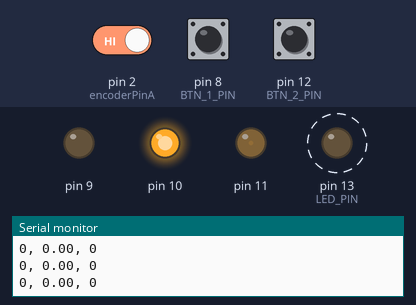
Bench run of a sketch on a simulated Arduino Uno, built with avr-gcc and run on an emulated ATmega328P. On the bench: output pins drawn as LEDs (lit = HIGH), the last lines printed to the serial monitor. Dashed ring = blinking. Inputs (shaded band) come from the test bench; at power-on: pin 8 (BTN_1_PIN) HIGH, pin 12 (BTN_2_PIN) HIGH, pin 2 (encoderPinA) HIGH.

Above: at 1.2 s.
1.3 s: pin 8 (BTN_1_PIN) pulled LOW for 1 s
At 1.96 s:
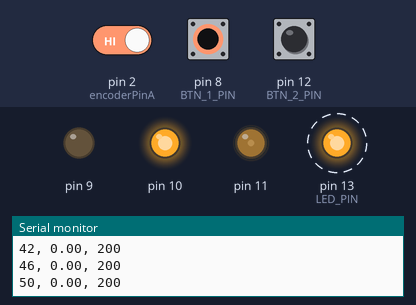
4.6 s: pin 12 (BTN_2_PIN) pulled LOW for 1 s
At 5.59 s:
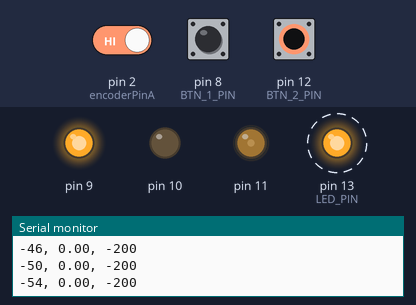
7.7 s: pin 8 (BTN_1_PIN) pulled LOW for 1 s
At 10.64 s:
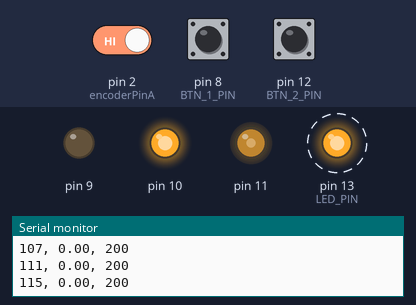
11.8 s: pin 12 (BTN_2_PIN) pulled LOW for 1 s
At 14.68 s:
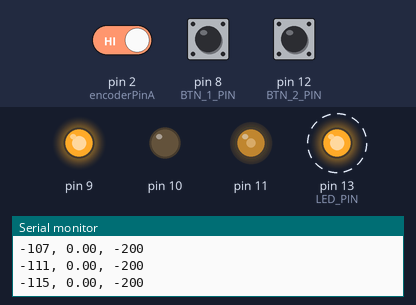
15.9 s: pin 8 (BTN_1_PIN) pulled LOW for 1 s
At 19.93 s:
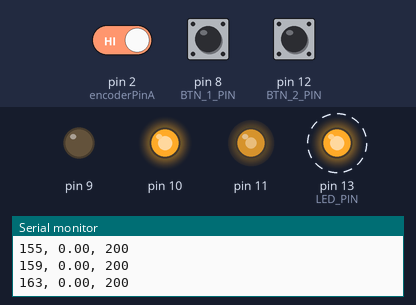
20.0 s: pin 12 (BTN_2_PIN) pulled LOW for 1 s
At 23.96 s:
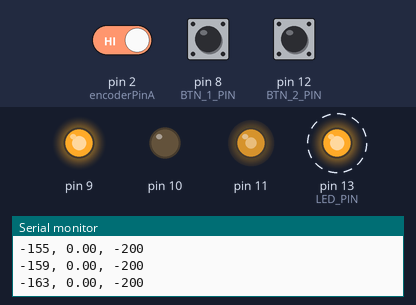
Timing chart, 0 to 26.8 s (numbered marks = the images above; inputs shaded):
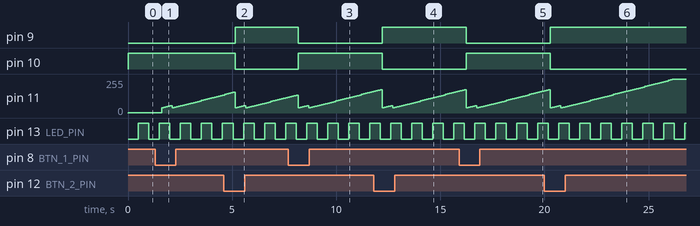

Measured:
- after the input at 1.3 s, pin 11: 1/255 → 38/255 after 0.31 s, → 42/255 0.10 s later, → 46/255 0.10 s later, → 50/255 0.10 s later, … (30 changes in this stretch)
- after the input at 4.6 s, pin 9: LOW → HIGH after 0.54 s; pin 10: HIGH → LOW after 0.54 s
- after the input at 7.7 s, pin 9: HIGH → LOW after 0.47 s; pin 10: LOW → HIGH after 0.47 s
- after the input at 11.8 s, pin 9: LOW → HIGH after 0.41 s; pin 10: HIGH → LOW after 0.41 s
- after the input at 15.9 s, pin 9: HIGH → LOW after 0.35 s; pin 10: LOW → HIGH after 0.35 s
- after the input at 20.0 s, pin 9: LOW → HIGH after 0.28 s; pin 10: HIGH → LOW after 0.28 s
- by itself, pin 13 (LED_PIN): alternates HIGH for 0.50 s and LOW for 0.50 s

The sketch:

code.ino
```cpp
class SimplePID {
private:
  double prevErr = 0.0;
  double integral = 0.0;
public:
  double Kp, Ki, Kd;

  SimplePID(double Kp, double Ki, double Kd) {
  	this->Kp = Kp;
    this->Ki = Ki;
    this->Kd = Kd;
  }

  double feedbackViaErr(double error, double dt) {
    this->integral += error * dt;
    double derivative = (error - prevErr) / dt;
    prevErr = error;

    return Kp * error + Ki * integral + Kd * derivative;
  }

  double feedback(double mesured, double setpoint, double dt) {
  	double error = setpoint - mesured;
    return this->feedbackViaErr(error, dt);
  }

  void reset() {
  	this->prevErr = 0.0;
    this->integral = 0.0;
  }
};

class DcMotor {
private:
  int enableA, enableB, speedPin;
  int rotation = 0;
public:
  DcMotor(int enableA, int enableB, int speedPin) {
  	this->enableA = enableA;
    this->enableB = enableB;
    this->speedPin = speedPin;
    this->rotation = 0;

    pinMode(enableA, OUTPUT);
    pinMode(enableB, OUTPUT);
    pinMode(speedPin, OUTPUT);

    digitalWrite(this->enableA, HIGH);
    digitalWrite(this->enableB, LOW);
  }

  void setSpeedPWD(int pwd) {

    int new_rotation;
    if(pwd > 0) {new_rotation = 1;}
    else if(pwd < 0) {new_rotation = -1;}
    else {new_rotation = 0;}

    if(this->rotation != new_rotation) {
      if(pwd > 0) {
        digitalWrite(this->enableA, HIGH);
        digitalWrite(this->enableB, LOW);
      }
      else if(pwd < 0) {
        digitalWrite(this->enableA, LOW);
        digitalWrite(this->enableB, HIGH);
      }
      else if(pwd == 0) {
        digitalWrite(this->enableA, HIGH);
        digitalWrite(this->enableB, HIGH);
      }

      this->rotation = new_rotation;
    }


    analogWrite(this->speedPin, abs(pwd));
  }
};

class AutoTimer {
private:
  void (*callback)();
  long period;
  long periodBegin;
public:
  AutoTimer(long period, void (*callback)()) {
  	this->period = period;
    this->callback = callback;
    this->periodBegin = 0;
  }

  void begin() {
    this->periodBegin = millis();
  }

  void tryRun() {
    long currentTime = millis();
    long deltaTime = currentTime - this->periodBegin;
    if(deltaTime >= this->period) {
      this->callback();
      this->periodBegin = currentTime;
    }
  }
};

const int BTN_1_PIN = 8;
const int BTN_2_PIN = 12;
const int LED_PIN = 13;

const int encoderPinA = 2;
const int encoderPinB = 4;

volatile long position = 0;
int target = 0;

const int BTN_ROT_SPEED = 200;

DcMotor motor(10, 9, 11);

SimplePID pid(0.17, 0.2, 0.0);


AutoTimer motorTimer(100, pidUpdate);
AutoTimer ledTimer(500, ledUpdate);
AutoTimer btnTimer(500, btnUpdate);


void setup()
{
  pinMode(BTN_1_PIN, INPUT_PULLUP);
  pinMode(BTN_2_PIN, INPUT_PULLUP);
  pinMode(LED_PIN, OUTPUT);

  pinMode(encoderPinA, INPUT_PULLUP);
  pinMode(encoderPinB, INPUT_PULLUP);


  Serial.begin(9600);
  noInterrupts();
  attachInterrupt(digitalPinToInterrupt(encoderPinA), encoderCount, RISING);
  interrupts();


  motor.setSpeedPWD(1);

  motorTimer.begin();
  ledTimer.begin();
  btnTimer.begin();
}

void encoderCount() {
	position += digitalRead(encoderPinB)? 1 : -1;
}

long timer;


void pidUpdate() {
  double dt = (double)(millis() - timer) / 1000;
  timer = millis();


  double speed = (double)(position)/dt;
  position = 0;

  double speedD = pid.feedback(
    speed,
    target,
    dt
  );
  int pwd = constrain((int)(round(speedD)), -255, 255);

  if(pwd != 0)
  {
  	motor.setSpeedPWD(pwd);
  }
  else {
  	motor.setSpeedPWD(1);
  }

  Serial.print(pwd);
  Serial.print(", ");
  Serial.print(speed);
  Serial.print(", ");
  Serial.print(target);
  Serial.println();
}

void ledUpdate() {
	PORTB = PORTB ^ 0b00100000;
}

void btnUpdate() {
  if(!digitalRead(BTN_1_PIN)) {
  	target = BTN_ROT_SPEED;
  	pid.reset();
  }
  else if(!digitalRead(BTN_2_PIN)) {
  	target = -BTN_ROT_SPEED;
 	pid.reset();
  }
}

void loop()
{
  motorTimer.tryRun();
  ledTimer.tryRun();
  btnTimer.tryRun();
  delay(100);
}

void serialEvent() {
  if(Serial.read() != 's') {return;}
  float val = Serial.parseFloat();
  if(Serial.read() != 'n') {return;}
  if(Serial.available()) {
  	Serial.read();
  }

  target = constrain(val, -100.0, 100.0) * 15.0;

  pid.reset();

  Serial.println(target);

}
```
